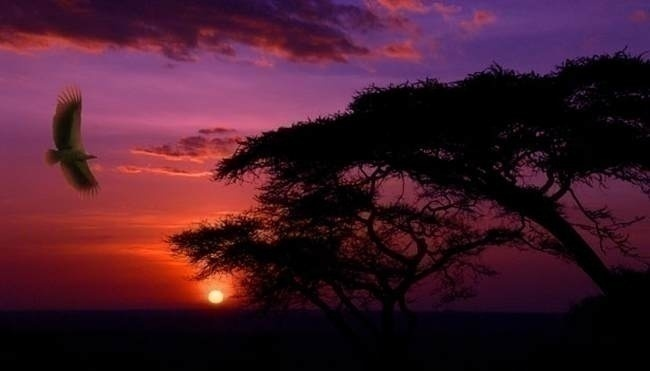
#> input picture example-fn-optimised/images/img.jpg, 650 x 371 px
$ python exercise_fn.py images/img.jpg
#> lines starting #> are read from the running program, lines starting #| are printed output that depends on the picture; after the words box and inside, x2 and y2 are one past the last pixel; in counts of white or black regions, pixels touching at a corner belong together
import cv2
import numpy as np
import sys
import os   # If path is a folder
import logging

logging.basicConfig(level=logging.INFO, format='%(asctime)s - %(levelname)s - %(message)s')     # In future operations, the minimum level of logging is 'info'


def isAnImage(path_):
    _,extension = os.path.splitext(path_)
    extension = extension.lower()

    image_extensions = ['.jpg', '.jpeg', '.png', '.gif', '.bmp', '.tiff', '.svg']

    if extension in image_extensions:
        return True
    else:
        return False

def processImage(path_):
#> called with path_ = 'images/img.jpg'
    image_aux = cv2.imread(path_)
#> image_aux is the input picture: shape (371, 650, 3); mean B, G, R 42.3, 26.5, 68.4
    image = cv2.imread(path_,cv2.IMREAD_GRAYSCALE)
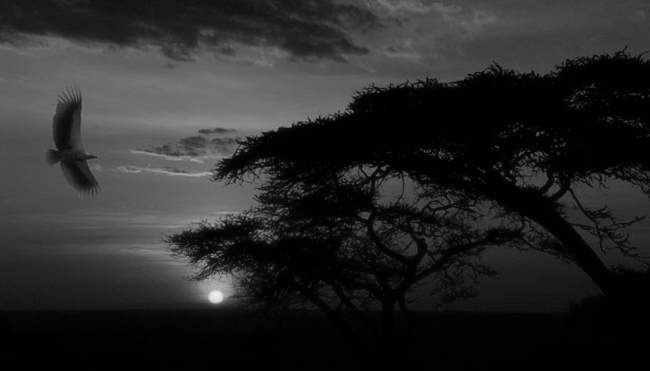
#> image: shape (371, 650); min 0, max 239, mean 40.8

    logging.info("The representation of the image in a gray scale is\n")
    logging.info(image)

    face_borders = cv2.Canny(image,100,200)
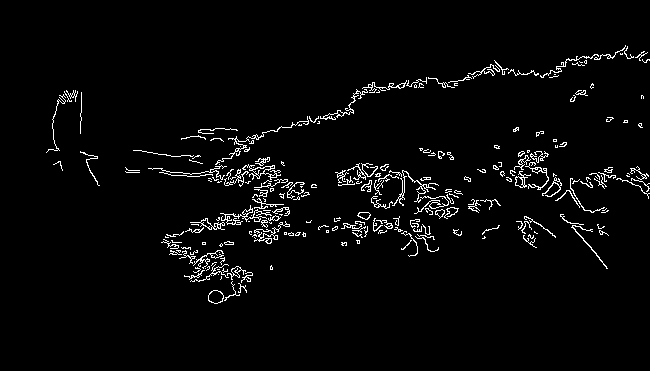
#> face_borders: shape (371, 650); 3.1% white in thin lines or dots, all inside (x1, y1, x2, y2) = (46, 45, 650, 304)
    name,ext = os.path.splitext(path_)

    logging.info("The representation of the edges images is\n")
    logging.info(face_borders)
    cv2.imwrite(name+'_edges'+ext,face_borders)
    logging.info(path_+" has been transformated into "+name+"_edges")
    cv2.imwrite(path_,image_aux)        # In other case, image is lost


def processFolder(path_):
    content = os.listdir(path_)

    for element in content:
        element_way = os.path.join(path_,element)
        if isAnImage(element_way):
            processImage(element_way)
        #if os.path.isdir(element_way):     # If it is supposed to have subfolders inside the folder in the argument
        #    processFolder(element_way)


if len(sys.argv)==2:
    argument = sys.argv[1]
    logging.info("The last argument is "+str(argument))
    if os.path.isdir(argument):
        logging.info("It is a folder")
        processFolder(argument)
    elif isAnImage(argument):
        logging.info("It is an image")
        processImage(argument)
    else:
        logging.error("Please, introduce an argument (image or folder)")

else:
    logging.error("Please, introduce an argument (image or folder)")

$ run again, on example-fn-optimised/images/perro_husky3.jpg
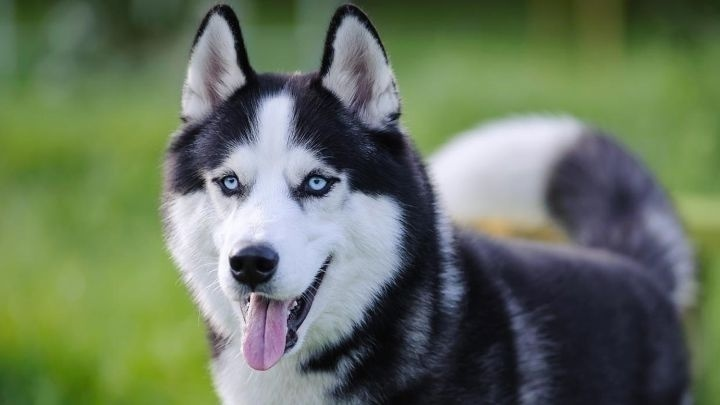
#> input picture example-fn-optimised/images/perro_husky3.jpg, 720 x 405 px
#> in processImage, image_aux is the input picture: shape (405, 720, 3); mean B, G, R 93.9, 116.4, 102.8
#> in processImage, `image = cv2.imread(path_,cv2.IMREAD_GRAYSCALE)`:
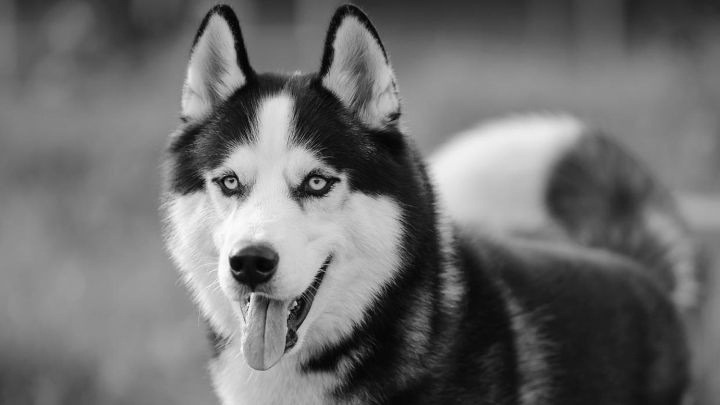
#> image: shape (405, 720); min 0, max 255, mean 109.8
#> in processImage, `face_borders = cv2.Canny(image,100,200)`:
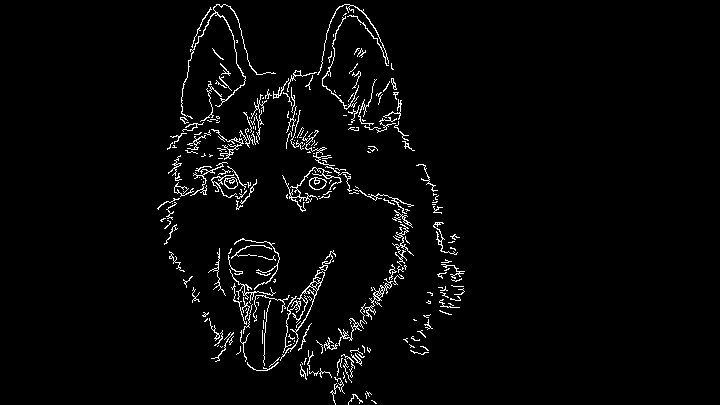
#> face_borders: shape (405, 720); 2.9% white in thin lines or dots, all inside (x1, y1, x2, y2) = (157, 4, 465, 405)
